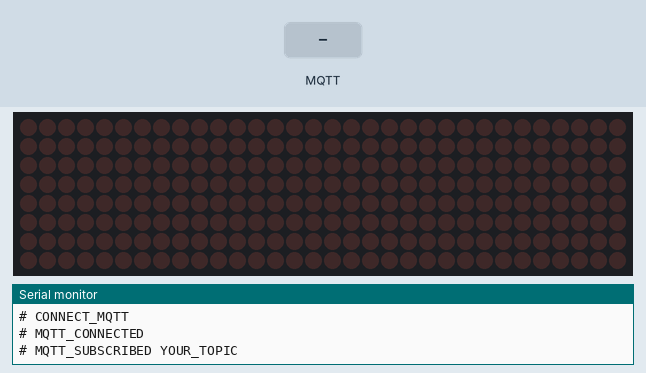
The sketch below on a simulated ESP8266 (NodeMCU). On the bench: 32×8 LED matrix, the last lines printed to the serial monitor. The test bench sets the inputs (shaded band). WiFi joins after 1.5 s; servers stay silent unless stated; random numbers use the default seed unless the sketch sets one; no MQTT or app messages arrive unless stated.

Above: at 2.7 s.
2.8 s: MQTT message "1" arrives on the first subscribed topic
At 12.59 s:
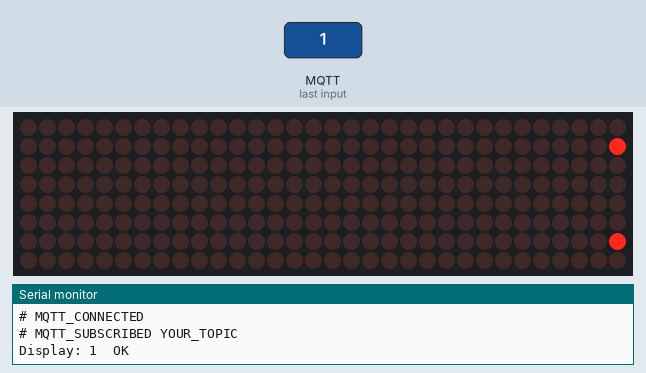
14.4 s: MQTT message "on" arrives on the first subscribed topic
16.4 s: MQTT message "0" arrives on the first subscribed topic
At 28.85 s:
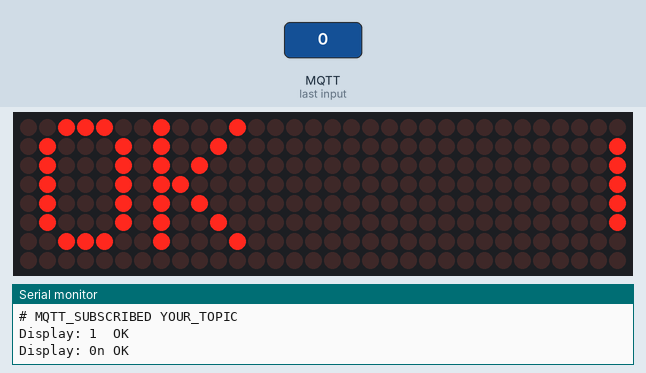
30.7 s: MQTT message "off" arrives on the first subscribed topic
At 30.73 s:
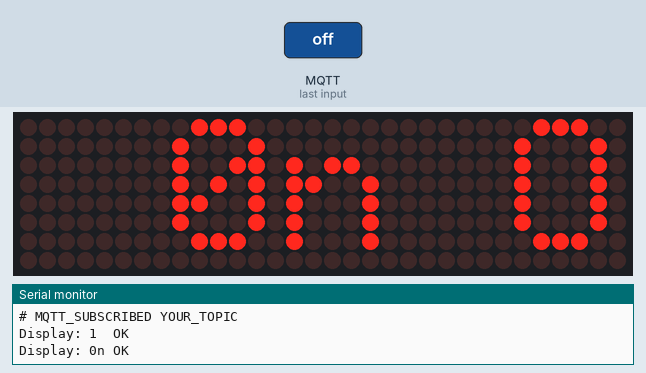
32.8 s: MQTT message "2" arrives on the first subscribed topic
At 45.27 s:
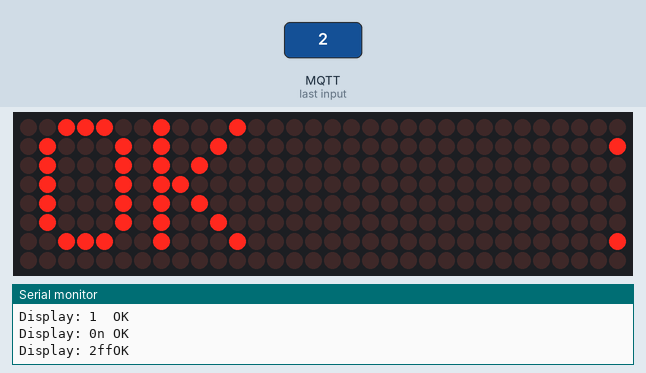
47.1 s: MQTT message "on" arrives on the first subscribed topic
At 61.69 s:
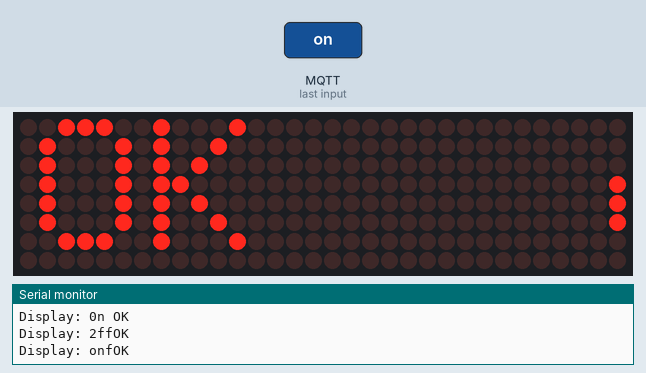

The sketch:

led_receiver.ino
```cpp
// LET THE ATTRIBUTION BE KNOWN!
// The LED Control routines which form a subsection of this file were sourced from
// https://tronixstuff.com/2013/10/11/tutorial-arduino-max7219-led-display-driver-ic/

// They have been adapted to suit our Prawn-Growing-Delicious needs.

// NB.  We have altered the `#define MQTT_KEEPALIVE 15` in PubSubClient.h
//      to be set as `#define MQTT_KEEPALIVE 60`.  This is done in an effort
//      to allow the time-intensive scrolling process not take so long that
//      it exceeds the default keepalive in PubSubClient.h.

#include <WiFiClient.h>
#include <ESP8266WiFi.h>
#include <PubSubClient.h>
#include <LedControl.h>


const char* ssid = "YOUR_SSID";
const char* password = "YOUR_PASS";

const char* mqtt_broker = "YOUR_BROKER";
const char* mqtt_topic = "YOUR_TOPIC";


// startup spam.  only useful for when
// you connect to the serial monitor.
const char* p_init_complete =     "# INIT_COMPLETE";
const char* p_wifi_connected =    "# WIFI_CONNECTED ";
const char* p_connect_mqtt   =    "# CONNECT_MQTT";
const char* p_mqtt_connected =    "# MQTT_CONNECTED";
const char* p_mqtt_failed_retry = "# MQTT_FAILED_RETRY ";
const char* p_mqtt_subscribed =   "# MQTT_SUBSCRIBED ";


// MQTT CHANNEL PROTOCOL
//
// All messages received from the MQTT channel may be
// broadcast as-is.  They will look something like this:
//
//     #1 81.50°F pH 7.01 #2 82.03°F pH 6.89
//

WiFiClient wifi_client;
PubSubClient mqtt_client(wifi_client);


#define SCROLL_TEXT_SIZE 256
char scroll_text[SCROLL_TEXT_SIZE] = { "   OK   \0" };


void mq_subscribe_callback(char* topic, byte* payload, unsigned int payload_length) {
  memcpy(scroll_text, payload, payload_length); // memcpy is your friend here
}


void init_wifi() {
  // Connect to WiFi network

  WiFi.begin(ssid, password);

  while (WiFi.status() != WL_CONNECTED) {
    delay(25);
  }

  Serial.print(p_wifi_connected);
  Serial.print(" ");
  Serial.print(ssid);
  Serial.println(WiFi.localIP());

  Serial.println(p_init_complete);
}

void init_mqtt() {
  // We'll need to randomly generate a client ID later.
  randomSeed(micros());

  mqtt_client.setServer(mqtt_broker, 1883);
  mqtt_client.setCallback(mq_subscribe_callback);
}


void connect_mqtt() {
  // Signal across the line that we're trying to
  // connect.
  Serial.println(p_connect_mqtt);

  // Loop until we're connected
  while (!mqtt_client.connected()) {
    // Create a random client ID
    String clientId = "espLED_";
    clientId += String(random(0xffff), HEX);

    // Attempt to connect
    if (mqtt_client.connect(clientId.c_str())) {
      Serial.println(p_mqtt_connected);
      mqtt_client.subscribe(mqtt_topic);
      Serial.print(p_mqtt_subscribed);
      Serial.println(mqtt_topic);
    } else {
      Serial.print(p_mqtt_failed_retry);
      Serial.println(mqtt_client.state());

      delay(5000);
    }
  }
}


// LED MATRIX CONFIGURATION
const int num_led_devices = 4;      // number of MAX7219s used
const long scroll_delay = 75;       // scrolling speed

unsigned long led_buffer_long [14] = {0};

// ESP8266 D7 (MOSI) is connected to the LED Data in
// ESP8266 D5 (CLK)  is connected to the LED CLK
// ESP8266 D6        is connected to LED LOAD
// We're using 4 LED segments
LedControl lc=LedControl(D7,D5,D6,4);


void init_leds() {
     for (int x=0; x<num_led_devices; x++){
        lc.shutdown(x,false);       //The MAX72XX is in power-saving mode on startup
        lc.setIntensity(x,8);       // Set the brightness to default value
        lc.clearDisplay(x);         // and clear the display
    }
}

///////////////////////////////////////////////////////////////////////////////////////////////////////////////////

const char font5x7 [] PROGMEM = {      //Numeric Font Matrix (Arranged as 7x font data + 1x kerning data)
    B00000000,  //Space (Char 0x20)
    B00000000,
    B00000000,
    B00000000,
    B00000000,
    B00000000,
    B00000000,
    6,

    B10000000,  //!
    B10000000,
    B10000000,
    B10000000,
    B00000000,
    B00000000,
    B10000000,
    2,

    B10100000,  //"
    B10100000,
    B10100000,
    B00000000,
    B00000000,
    B00000000,
    B00000000,
    4,

    B01010000,  //#
    B01010000,
    B11111000,
    B01010000,
    B11111000,
    B01010000,
    B01010000,
    6,

    B00100000,  //$
    B01111000,
    B10100000,
    B01110000,
    B00101000,
    B11110000,
    B00100000,
    6,

    B11000000,  //%
    B11001000,
    B00010000,
    B00100000,
    B01000000,
    B10011000,
    B00011000,
    6,

    B01100000,  //&
    B10010000,
    B10100000,
    B01000000,
    B10101000,
    B10010000,
    B01101000,
    6,

    B11000000,  //'
    B01000000,
    B10000000,
    B00000000,
    B00000000,
    B00000000,
    B00000000,
    3,

    B00100000,  //(
    B01000000,
    B10000000,
    B10000000,
    B10000000,
    B01000000,
    B00100000,
    4,

    B10000000,  //)
    B01000000,
    B00100000,
    B00100000,
    B00100000,
    B01000000,
    B10000000,
    4,

    B00000000,  //*
    B00100000,
    B10101000,
    B01110000,
    B10101000,
    B00100000,
    B00000000,
    6,

    B00000000,  //+
    B00100000,
    B00100000,
    B11111000,
    B00100000,
    B00100000,
    B00000000,
    6,

    B00000000,  //,
    B00000000,
    B00000000,
    B00000000,
    B11000000,
    B01000000,
    B10000000,
    3,

    B00000000,  //-
    B00000000,
    B11111000,
    B00000000,
    B00000000,
    B00000000,
    B00000000,
    6,

    B00000000,  //.
    B00000000,
    B00000000,
    B00000000,
    B00000000,
    B11000000,
    B11000000,
    3,

    B00000000,  ///
    B00001000,
    B00010000,
    B00100000,
    B01000000,
    B10000000,
    B00000000,
    6,

    B01110000,  //0
    B10001000,
    B10011000,
    B10101000,
    B11001000,
    B10001000,
    B01110000,
    6,

    B01000000,  //1
    B11000000,
    B01000000,
    B01000000,
    B01000000,
    B01000000,
    B11100000,
    4,

    B01110000,  //2
    B10001000,
    B00001000,
    B00010000,
    B00100000,
    B01000000,
    B11111000,
    6,

    B11111000,  //3
    B00010000,
    B00100000,
    B00010000,
    B00001000,
    B10001000,
    B01110000,
    6,

    B00010000,  //4
    B00110000,
    B01010000,
    B10010000,
    B11111000,
    B00010000,
    B00010000,
    6,

    B11111000,  //5
    B10000000,
    B11110000,
    B00001000,
    B00001000,
    B10001000,
    B01110000,
    6,

    B00110000,  //6
    B01000000,
    B10000000,
    B11110000,
    B10001000,
    B10001000,
    B01110000,
    6,

    B11111000,  //7
    B10001000,
    B00001000,
    B00010000,
    B00100000,
    B00100000,
    B00100000,
    6,

    B01110000,  //8
    B10001000,
    B10001000,
    B01110000,
    B10001000,
    B10001000,
    B01110000,
    6,

    B01110000,  //9
    B10001000,
    B10001000,
    B01111000,
    B00001000,
    B00010000,
    B01100000,
    6,

    B00000000,  //:
    B11000000,
    B11000000,
    B00000000,
    B11000000,
    B11000000,
    B00000000,
    3,

    B00000000,  //;
    B11000000,
    B11000000,
    B00000000,
    B11000000,
    B01000000,
    B10000000,
    3,

    B00010000,  //<
    B00100000,
    B01000000,
    B10000000,
    B01000000,
    B00100000,
    B00010000,
    5,

    B00000000,  //=
    B00000000,
    B11111000,
    B00000000,
    B11111000,
    B00000000,
    B00000000,
    6,

    B10000000,  //>
    B01000000,
    B00100000,
    B00010000,
    B00100000,
    B01000000,
    B10000000,
    5,

    B01110000,  //?
    B10001000,
    B00001000,
    B00010000,
    B00100000,
    B00000000,
    B00100000,
    6,

    B01110000,  //@
    B10001000,
    B00001000,
    B01101000,
    B10101000,
    B10101000,
    B01110000,
    6,

    B01110000,  //A
    B10001000,
    B10001000,
    B10001000,
    B11111000,
    B10001000,
    B10001000,
    6,

    B11110000,  //B
    B10001000,
    B10001000,
    B11110000,
    B10001000,
    B10001000,
    B11110000,
    6,

    B01110000,  //C
    B10001000,
    B10000000,
    B10000000,
    B10000000,
    B10001000,
    B01110000,
    6,

    B11100000,  //D
    B10010000,
    B10001000,
    B10001000,
    B10001000,
    B10010000,
    B11100000,
    6,

    B11111000,  //E
    B10000000,
    B10000000,
    B11110000,
    B10000000,
    B10000000,
    B11111000,
    6,

    B11111000,  //F
    B10000000,
    B10000000,
    B11110000,
    B10000000,
    B10000000,
    B10000000,
    6,

    B01110000,  //G
    B10001000,
    B10000000,
    B10111000,
    B10001000,
    B10001000,
    B01111000,
    6,

    B10001000,  //H
    B10001000,
    B10001000,
    B11111000,
    B10001000,
    B10001000,
    B10001000,
    6,

    B11100000,  //I
    B01000000,
    B01000000,
    B01000000,
    B01000000,
    B01000000,
    B11100000,
    4,

    B00111000,  //J
    B00010000,
    B00010000,
    B00010000,
    B00010000,
    B10010000,
    B01100000,
    6,

    B10001000,  //K
    B10010000,
    B10100000,
    B11000000,
    B10100000,
    B10010000,
    B10001000,
    6,

    B10000000,  //L
    B10000000,
    B10000000,
    B10000000,
    B10000000,
    B10000000,
    B11111000,
    6,

    B10001000,  //M
    B11011000,
    B10101000,
    B10101000,
    B10001000,
    B10001000,
    B10001000,
    6,

    B10001000,  //N
    B10001000,
    B11001000,
    B10101000,
    B10011000,
    B10001000,
    B10001000,
    6,

    B01110000,  //O
    B10001000,
    B10001000,
    B10001000,
    B10001000,
    B10001000,
    B01110000,
    6,

    B11110000,  //P
    B10001000,
    B10001000,
    B11110000,
    B10000000,
    B10000000,
    B10000000,
    6,

    B01110000,  //Q
    B10001000,
    B10001000,
    B10001000,
    B10101000,
    B10010000,
    B01101000,
    6,

    B11110000,  //R
    B10001000,
    B10001000,
    B11110000,
    B10100000,
    B10010000,
    B10001000,
    6,

    B01111000,  //S
    B10000000,
    B10000000,
    B01110000,
    B00001000,
    B00001000,
    B11110000,
    6,

    B11111000,  //T
    B00100000,
    B00100000,
    B00100000,
    B00100000,
    B00100000,
    B00100000,
    6,

    B10001000,  //U
    B10001000,
    B10001000,
    B10001000,
    B10001000,
    B10001000,
    B01110000,
    6,

    B10001000,  //V
    B10001000,
    B10001000,
    B10001000,
    B10001000,
    B01010000,
    B00100000,
    6,

    B10001000,  //W
    B10001000,
    B10001000,
    B10101000,
    B10101000,
    B10101000,
    B01010000,
    6,

    B10001000,  //X
    B10001000,
    B01010000,
    B00100000,
    B01010000,
    B10001000,
    B10001000,
    6,

    B10001000,  //Y
    B10001000,
    B10001000,
    B01010000,
    B00100000,
    B00100000,
    B00100000,
    6,

    B11111000,  //Z
    B00001000,
    B00010000,
    B00100000,
    B01000000,
    B10000000,
    B11111000,
    6,

    B11100000,  //[
    B10000000,
    B10000000,
    B10000000,
    B10000000,
    B10000000,
    B11100000,
    4,

    B00000000,  //(Backward Slash)
    B10000000,
    B01000000,
    B00100000,
    B00010000,
    B00001000,
    B00000000,
    6,

    B11100000,  //]
    B00100000,
    B00100000,
    B00100000,
    B00100000,
    B00100000,
    B11100000,
    4,

    B00100000,  //^
    B01010000,
    B10001000,
    B00000000,
    B00000000,
    B00000000,
    B00000000,
    6,

    B00000000,  //_
    B00000000,
    B00000000,
    B00000000,
    B00000000,
    B00000000,
    B11111000,
    6,

    B10000000,  //`
    B01000000,
    B00100000,
    B00000000,
    B00000000,
    B00000000,
    B00000000,
    4,

    B00000000,  //a
    B00000000,
    B01110000,
    B00001000,
    B01111000,
    B10001000,
    B01111000,
    6,

    B10000000,  //b
    B10000000,
    B10110000,
    B11001000,
    B10001000,
    B10001000,
    B11110000,
    6,

    B00000000,  //c
    B00000000,
    B01110000,
    B10001000,
    B10000000,
    B10001000,
    B01110000,
    6,

    B00001000,  //d
    B00001000,
    B01101000,
    B10011000,
    B10001000,
    B10001000,
    B01111000,
    6,

    B00000000,  //e
    B00000000,
    B01110000,
    B10001000,
    B11111000,
    B10000000,
    B01110000,
    6,

    B00110000,  //f
    B01001000,
    B01000000,
    B11100000,
    B01000000,
    B01000000,
    B01000000,
    6,

    B00000000,  //g
    B01111000,
    B10001000,
    B10001000,
    B01111000,
    B00001000,
    B01110000,
    6,

    B10000000,  //h
    B10000000,
    B10110000,
    B11001000,
    B10001000,
    B10001000,
    B10001000,
    6,

    B01000000,  //i
    B00000000,
    B11000000,
    B01000000,
    B01000000,
    B01000000,
    B11100000,
    4,

    B00010000,  //j
    B00000000,
    B00110000,
    B00010000,
    B00010000,
    B10010000,
    B01100000,
    5,

    B10000000,  //k
    B10000000,
    B10010000,
    B10100000,
    B11000000,
    B10100000,
    B10010000,
    5,

    B11000000,  //l
    B01000000,
    B01000000,
    B01000000,
    B01000000,
    B01000000,
    B11100000,
    4,

    B00000000,  //m
    B00000000,
    B11010000,
    B10101000,
    B10101000,
    B10001000,
    B10001000,
    6,

    B00000000,  //n
    B00000000,
    B10110000,
    B11001000,
    B10001000,
    B10001000,
    B10001000,
    6,

    B00000000,  //o
    B00000000,
    B01110000,
    B10001000,
    B10001000,
    B10001000,
    B01110000,
    6,

    B00000000,  //p
    B00000000,
    B11110000,
    B10001000,
    B11110000,
    B10000000,
    B10000000,
    6,

    B00000000,  //q
    B00000000,
    B01101000,
    B10011000,
    B01111000,
    B00001000,
    B00001000,
    6,

    B00000000,  //r
    B00000000,
    B10110000,
    B11001000,
    B10000000,
    B10000000,
    B10000000,
    6,

    B00000000,  //s
    B00000000,
    B01110000,
    B10000000,
    B01110000,
    B00001000,
    B11110000,
    6,

    B01000000,  //t
    B01000000,
    B11100000,
    B01000000,
    B01000000,
    B01001000,
    B00110000,
    6,

    B00000000,  //u
    B00000000,
    B10001000,
    B10001000,
    B10001000,
    B10011000,
    B01101000,
    6,

    B00000000,  //v
    B00000000,
    B10001000,
    B10001000,
    B10001000,
    B01010000,
    B00100000,
    6,

    B00000000,  //w
    B00000000,
    B10001000,
    B10101000,
    B10101000,
    B10101000,
    B01010000,
    6,

    B00000000,  //x
    B00000000,
    B10001000,
    B01010000,
    B00100000,
    B01010000,
    B10001000,
    6,

    B00000000,  //y
    B00000000,
    B10001000,
    B10001000,
    B01111000,
    B00001000,
    B01110000,
    6,

    B00000000,  //z
    B00000000,
    B11111000,
    B00010000,
    B00100000,
    B01000000,
    B11111000,
    6,

    B00100000,  //{
    B01000000,
    B01000000,
    B10000000,
    B01000000,
    B01000000,
    B00100000,
    4,

    B10000000,  //|
    B10000000,
    B10000000,
    B10000000,
    B10000000,
    B10000000,
    B10000000,
    2,

    B10000000,  //}
    B01000000,
    B01000000,
    B00100000,
    B01000000,
    B01000000,
    B10000000,
    4,

    B00000000,  //~
    B00000000,
    B00000000,
    B01101000,
    B10010000,
    B00000000,
    B00000000,
    6,

    B01100000,  // (Char 0x7F)
    B10010000,
    B10010000,
    B01100000,
    B00000000,
    B00000000,
    B00000000,
    5
};

// Load character into scroll buffer
void load_led_buffer_long(int ascii){
    if (ascii >= 0x20 && ascii <=0x7f){
        for (int a=0; a<7; a++){                      // Loop 7 times for a 5x7 font
            unsigned long c = pgm_read_byte_near(font5x7 + ((ascii - 0x20) * 8) + a);     // Index into character table to get row data
            unsigned long x = led_buffer_long [a*2];     // Load current scroll buffer
            x = x | c;                              // OR the new character onto end of current
            led_buffer_long [a*2] = x;                   // Store in buffer
        }
        byte count = pgm_read_byte_near(font5x7 +((ascii - 0x20) * 8) + 7);     // Index into character table for kerning data
        for (byte x=0; x<count;x++){
            rotate_led_buffer_long();
            print_led_buffer_long();
            delay(scroll_delay);
        }
    }
}
// Rotate the buffer
void rotate_led_buffer_long(){
    for (int a=0;a<7;a++){                      // Loop 7 times for a 5x7 font
        unsigned long x = led_buffer_long [a*2];     // Get low buffer entry
        byte b = bitRead(x,31);                 // Copy high order bit that gets lost in rotation
        x = x<<1;                               // Rotate left one bit
        led_buffer_long [a*2] = x;                   // Store new low buffer
        x = led_buffer_long [a*2+1];                 // Get high buffer entry
        x = x<<1;                               // Rotate left one bit
        bitWrite(x,0,b);                        // Store saved bit
        led_buffer_long [a*2+1] = x;                 // Store new high buffer
    }
}
// Display Buffer on LED matrix
void print_led_buffer_long(){
  for (int a=0;a<7;a++){                    // Loop 7 times for a 5x7 font
    unsigned long x = led_buffer_long [a*2+1];  // Get high buffer entry
    byte y = x;                             // Mask off first character
    lc.setRow(3,a,y);                       // Send row to relevent MAX7219 chip
    x = led_buffer_long [a*2];                  // Get low buffer entry
    y = (x>>24);                            // Mask off second character
    lc.setRow(2,a,y);                       // Send row to relevent MAX7219 chip
    y = (x>>16);                            // Mask off third character
    lc.setRow(1,a,y);                       // Send row to relevent MAX7219 chip
    y = (x>>8);                             // Mask off forth character
    lc.setRow(0,a,y);                       // Send row to relevent MAX7219 chip
  }
}


void setup() {
  Serial.begin(115200);

  init_wifi();

  init_mqtt();

  init_leds();
}


static int last_scroll_ms = 0;
const int scroll_freq_ms  = 12500;

void loop() {
  if (!mqtt_client.connected()) {
    connect_mqtt();
  }

  mqtt_client.loop();  // the loop function is how the keepalive gets serviced.  see https://github.com/knolleary/pubsubclient/issues/239#issuecomment-275509607

  int now = millis();
  if (now > last_scroll_ms + scroll_freq_ms) {

    Serial.print("Display: ");
    Serial.println(scroll_text);

    for (int i = 0; i < SCROLL_TEXT_SIZE; i++) {
      load_led_buffer_long((int) scroll_text[i]);
    }
    last_scroll_ms = millis();
  }
}
```
